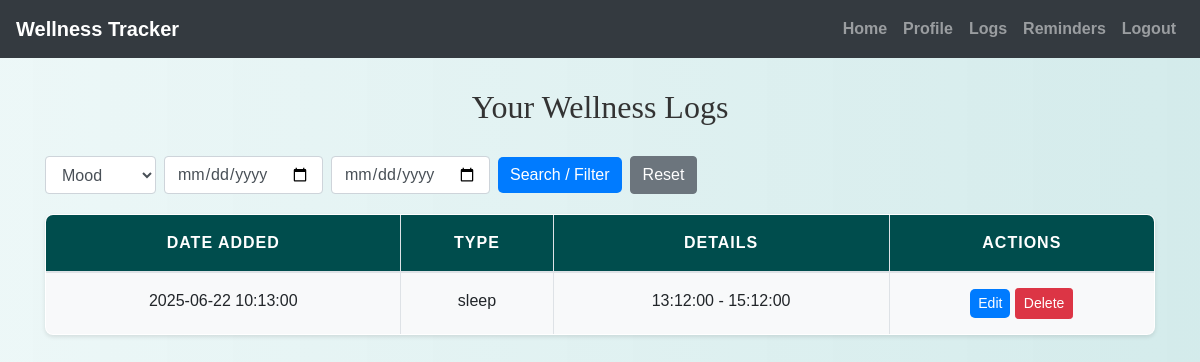
The app's page /view_logs.php?log_type=sleep (signed in) with its own data.
### tables this page shows
CREATE TABLE `logs` (
  `id` int(11) NOT NULL,
  `user_id` int(11) NOT NULL,
  `log_type` enum('water','exercise','sleep','mood') NOT NULL,
  `amount` int(11) DEFAULT NULL,
  `details` varchar(100) DEFAULT NULL,
  `duration` int(11) DEFAULT NULL,
  `start_time` time DEFAULT NULL,
  `end_time` time DEFAULT NULL,
  `notes` text DEFAULT NULL,
  `date_added` datetime DEFAULT current_timestamp()
);

### view_logs.php (the view, shortened to what this page needs)
<?php
include('config.php');
$user_id = $_SESSION["id"];
$where = "WHERE user_id = ?";
$params = [$user_id];
$types = "i";
if (!empty($_GET['log_type'])) {
    $where .= " AND log_type = ?";
    $params[] = $_GET['log_type'];
    $types .= "s";
}
$sql = "SELECT id, log_type, amount, details, duration, start_time, end_time, notes, date_added FROM logs $where ORDER BY date_added DESC";
$stmt = $conn->prepare($sql);
$stmt->bind_param($types, ...$params);
$stmt->execute();
$result = $stmt->get_result();
?>
<!DOCTYPE html>
<html lang="en">
<head>
    <link rel="stylesheet" href="https://maxcdn.bootstrapcdn.com/bootstrap/4.5.2/css/bootstrap.min.css" />
    <link rel="stylesheet" href="./css/style.css" />
</head>
<body>
<?php include('navbar.php'); ?>
<div class="container mt-4">
    <h2>Your Wellness Logs</h2>
    <form method="GET" class="form-inline mb-3">
        <select name="log_type" class="form-control mr-2">
            <option value="mood" <?php if ($_GET['log_type'] ?? '' == 'mood') echo 'selected'; ?>>Mood</option>
        </select>
        <input type="date" name="from_date" class="form-control mr-2" value="<?php echo htmlspecialchars($_GET['from_date'] ?? ''); ?>">
        <input type="date" name="to_date" class="form-control mr-2" value="<?php echo htmlspecialchars($_GET['to_date'] ?? ''); ?>">
        <button type="submit" class="btn btn-primary">Search / Filter</button>
        <a href="view_logs.php" class="btn btn-secondary ml-2">Reset</a>
    </form>
    <table class="table table-bordered">
        <thead>
            <tr>
                <th>Date Added</th>
                <th>Type</th>
                <th>Details</th>
                <th>Actions</th>
            </tr>
        </thead>
        <tbody>
            <?php while ($row = $result->fetch_assoc()): ?>
            <tr>
                <td><?php echo htmlspecialchars($row['date_added']); ?></td>
                <td><?php echo htmlspecialchars($row['log_type']); ?></td>
                <td>
                    <?php
                    switch ($row['log_type']) {
                        case 'sleep':
                            echo "{$row['start_time']} - {$row['end_time']}";
                            break;
                    }
                    ?>
                </td>
                <td>
                    <a href="edit_log.php?id=<?php echo $row['id']; ?>" class="btn btn-sm btn-primary">Edit</a>
                    <a href="view_logs.php?delete_id=<?php echo $row['id']; ?>" class="btn btn-sm btn-danger" onclick="return confirm('Delete this log?');">Delete</a>
                </td>
            </tr>
            <?php endwhile; ?>
        </tbody>
    </table>
</div>
</body>
</html>

### css/style.css (style rules this page uses)
body { background: linear-gradient(90deg, rgba(233, 246, 246, 0.831), rgba(207, 233, 233, 0.9)); font-family: 'Arial', sans-serif; color: #333; line-height: 1.6; }
h1, h2, h3, h4 { text-align: center; margin-top: 30px; margin-bottom: 30px; font-family: 'Georgia', serif; }
.container { margin-bottom: 40px; }
.table { width: 100%; border-collapse: collapse; margin-top: 20px; font-size: 16px; background-color: #ffffff; border-radius: 8px; overflow: hidden; box-shadow: 0 2px 4px rgba(0, 0, 0, 0.1); }
.table th, .table td { padding: 15px; border: 1px solid #dee2e6; text-align: center; }
.table thead th { background-color: #004d4d; color: white; font-weight: bold; text-transform: uppercase; letter-spacing: 1px; }
.table tbody tr:nth-child(odd) { background-color: #f8f9fa; }
.btn-primary { color: #fff; border: none; border-radius: 5px; cursor: pointer; transition: background-color 0.3s ease; }
a { color: #006666; text-decoration: none; font-weight: bold; }

### records on screen
logs: date_added "2025-06-22 10:13:00", log_type "sleep", start_time "13:12:00", end_time "15:12:00"
